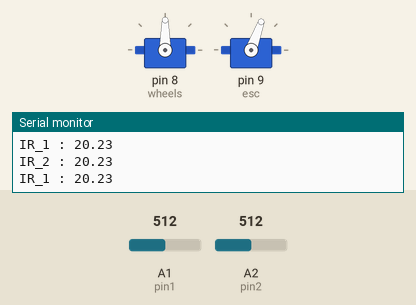
The sketch below on a simulated Arduino Uno, built with avr-gcc and run on an emulated ATmega328P. Shown: 2 × servo, the last lines printed to the serial monitor. Inputs (shaded band) come from the test bench; at power-on: A1 (pin1) = 512, A2 (pin2) = 512.

Above: at 4.3 s.
4.4 s: A1 (pin1) set to 545
At 5.0 s:
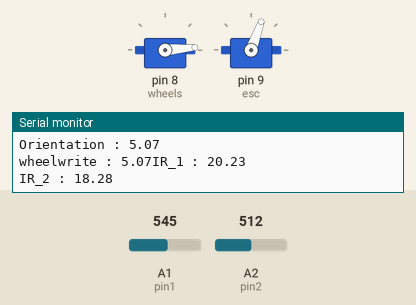
5.9 s: A2 (pin2) set to 716
At 7.1 s:
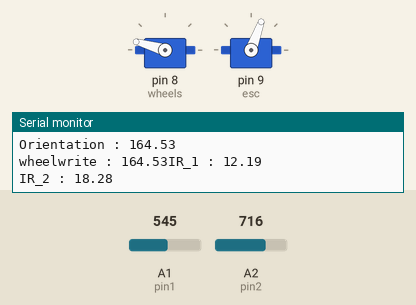
7.5 s: A2 (pin2) set to 306
At 8.7 s:
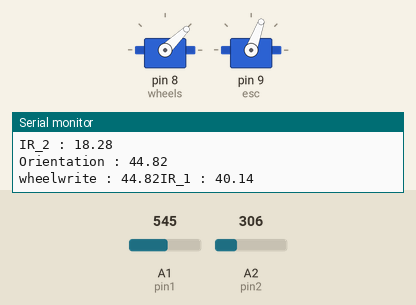
9.1 s: A1 (pin1) set to 122
At 10.1 s:
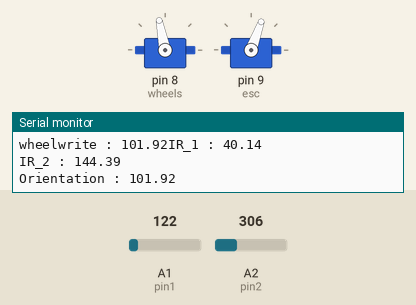
10.7 s: A2 (pin2) set to 90
At 11.3 s:
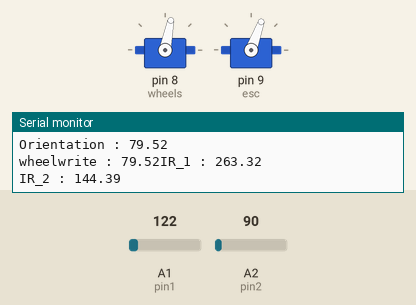
12.3 s: A2 (pin2) set to 122
At 12.7 s:
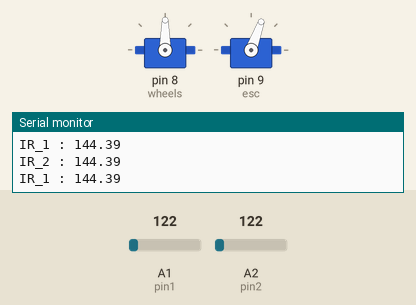
Timing chart, 0 to 14.8 s (numbered marks = the images above; inputs shaded):
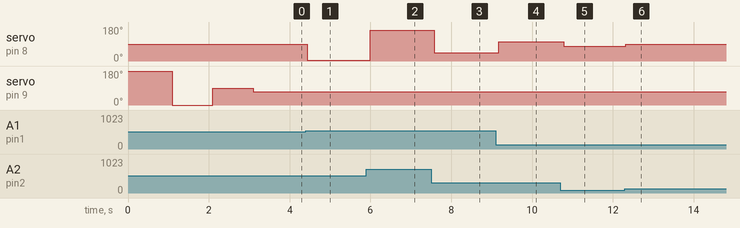

The sketch:

sensor.ino
```cpp
/*

http://pulsedlight3d.com

This sketch demonstrates getting distance with the LIDAR-Lite Sensor

It utilizes the 'Arduino I2C Master Library' from DSS Circuits:
http://www.dsscircuits.com/index.php/articles/66-arduino-i2c-master-library

You can find more information about installing libraries here:
http://arduino.cc/en/Guide/Libraries


*/

#include <I2C.h>
#define    LIDARLite_ADDRESS   0x62          // Default I2C Address of LIDAR-Lite.
#define    RegisterMeasure     0x00          // Register to write to initiate ranging.
#define    MeasureValue        0x04          // Value to initiate ranging.
#define    RegisterHighLowB    0x8f          // Register to get both High and Low bytes in 1 call.
#include <math.h>

#include <Servo.h>

int pin1 = 1;
int pin2 = 2;


Servo wheels; // servo for turning the wheels
Servo esc; // not actually a servo, but controlled like one!
bool startup = true; // used to ensure startup only happens once
int startupDelay = 1000; // time to pause at each calibration step
double maxSpeedOffset = 45; // maximum speed magnitude, in servo 'degrees'
double maxWheelOffset = 85; // maximum wheel turn magnitude, in servo 'degrees'


void setup(){
  Serial.begin(9600); //Opens serial connection at 9600bps.
  I2c.begin(); // Opens & joins the irc bus as master
  delay(100); // Waits to make sure everything is powered up before sending or receiving data
  I2c.timeOut(50); // Sets a timeout to ensure no locking up of sketch if I2C communication fails

  ////////////////////////////////////////////////

  wheels.attach(8); // initialize wheel servo to Digital IO Pin #8
  esc.attach(9); // initialize ESC to Digital IO Pin #9
  /*  If you're re-uploading code via USB while leaving the ESC powered on,
   *  you don't need to re-calibrate each time, and you can comment this part out.
   */
  calibrateESC();

}


/* Convert degree value to radians */
double degToRad(double degrees){
  return (degrees * 71) / 4068;
}


/* Convert radian value to degrees */
double radToDeg(double radians){
  return (radians * 4068) / 71;
}

/* Calibrate the ESC by sending a high signal, then a low, then middle.*/
void calibrateESC(){
    esc.write(180); // full backwards
    delay(startupDelay);
    esc.write(0); // full forwards
    delay(startupDelay);
    esc.write(90); // neutral
    delay(startupDelay);
    esc.write(90); // reset the ESC to neutral (non-moving) value
}


void loop(){


D_CAR();
esc.write(70); // full forwards


}


double D_CAR(){
double a = getDistance_1();
double b = getDistance_2();
double w = 13.0;
double l = 22.0;
double c = ((a+b+w)/2);
double __d = (l/(b-a));
double __f = atan(__d);

if (abs(b-a) < 1){
  wheels.write(90);
}
else{
if (__f < 0){  // The car is going right
double orientation =  (90 - radToDeg(__f));
Serial.print("Orientation : ");
Serial.println(orientation);
double wheelwrite =  (orientation) ;
Serial.print("wheelwrite : ");
Serial.print(wheelwrite);
wheels.write(wheelwrite) ;

}

if( __f > 0){
double orientation = (90 - radToDeg(__f));
Serial.print("Orientation : ");
Serial.println(orientation);
double wheelwrite = (orientation);
Serial.print("wheelwrite : ");
Serial.print(wheelwrite);
wheels.write(wheelwrite) ;
}

}


Serial.print("IR_1 : ");
Serial.println(b);
Serial.print("IR_2 : ");
Serial.println(a);


}


double Get_Lidar(){
   // Write 0x04 to register 0x00
  uint8_t nackack = 100; // Setup variable to hold ACK/NACK resopnses
  while (nackack != 0){ // While NACK keep going (i.e. continue polling until sucess message (ACK) is received )
    nackack = I2c.write(LIDARLite_ADDRESS,RegisterMeasure, MeasureValue); // Write 0x04 to 0x00
    delay(1); // Wait 1 ms to prevent overpolling
  }

  byte distanceArray[2]; // array to store distance bytes from read function

  // Read 2byte distance from register 0x8f
  nackack = 100; // Setup variable to hold ACK/NACK resopnses
  while (nackack != 0){ // While NACK keep going (i.e. continue polling until sucess message (ACK) is received )
    nackack = I2c.read(LIDARLite_ADDRESS,RegisterHighLowB, 2, distanceArray); // Read 2 Bytes from LIDAR-Lite Address and store in array
    delay(1); // Wait 1 ms to prevent overpolling
  }
  int distanceLIDAR = (distanceArray[0] << 8) + distanceArray[1];  // Shift high byte [0] 8 to the left and add low byte [1] to create 16-bit int

//Serial.print(distanceLIDAR);

  return distanceLIDAR ;
}


double getDistance_1(){
  //8cm - 20cm
  double d;
  int RawADC = analogRead(pin1);
  double Raw = (5.0/1023)*RawADC;
//  Serial.print("Input: ");
//  Serial.print(Raw);
//  Serial.println(" V");
  if(Raw<=2.0){
    d = (Raw-0.25)/50;
  }
  else if(2.0<Raw<2.52){
    d = (Raw-0.99053)/30.59;
  }
  else if(Raw>=2.52){
    d = (Raw-1.7555)/15.29;
  }
  else{

  }
  return (1.0/d);
}

double getDistance_2(){
  //8cm - 20cm
  double d;
  int RawADC = analogRead(pin2);
  double Raw = (5.0/1023)*RawADC;
//  Serial.print("Input: ");
//  Serial.print(Raw);
//  Serial.println(" V");
  if(Raw<=2.0){
    d = (Raw-0.25)/50;
  }
  else if(2.0<Raw<2.52){
    d = (Raw-0.99053)/30.59;
  }
  else if(Raw>=2.52){
    d = (Raw-1.7555)/15.29;
  }
  else{

  }
  return (1.0/d);
}
```

I2C.h
```cpp
// (licence header left out)
#if(ARDUINO >= 100)
#include <Arduino.h>
#else
#include <WProgram.h>
#endif

#include <inttypes.h>

#ifndef I2C_h
#define I2C_h


#define START           0x08
#define REPEATED_START  0x10
#define MT_SLA_ACK	0x18
#define MT_SLA_NACK	0x20
#define MT_DATA_ACK     0x28
#define MT_DATA_NACK    0x30
#define MR_SLA_ACK	0x40
#define MR_SLA_NACK	0x48
#define MR_DATA_ACK     0x50
#define MR_DATA_NACK    0x58
#define LOST_ARBTRTN    0x38
#define TWI_STATUS      (TWSR & 0xF8)
#define SLA_W(address)  (address << 1)
#define SLA_R(address)  ((address << 1) + 0x01)
#define cbi(sfr, bit)   (_SFR_BYTE(sfr) &= ~_BV(bit))
#define sbi(sfr, bit)   (_SFR_BYTE(sfr) |= _BV(bit))

#define MAX_BUFFER_SIZE 32


class I2C
{
  public:
    I2C();
    void begin();
    void end();
    void timeOut(uint16_t);
    void setSpeed(uint8_t);
    void pullup(uint8_t);
    void scan();
    uint8_t available();
    uint8_t receive();
    uint8_t write(uint8_t, uint8_t);
    uint8_t write(int, int);
    uint8_t write(uint8_t, uint8_t, uint8_t);
    uint8_t write(int, int, int);
    uint8_t write(uint8_t, uint8_t, char*);
    uint8_t write(uint8_t, uint8_t, uint8_t*, uint8_t);
    uint8_t read(uint8_t, uint8_t);
    uint8_t read(int, int);
    uint8_t read(uint8_t, uint8_t, uint8_t);
    uint8_t read(int, int, int);
    uint8_t read(uint8_t, uint8_t, uint8_t*);
    uint8_t read(uint8_t, uint8_t, uint8_t, uint8_t*);


  private:
    uint8_t start();
    uint8_t sendAddress(uint8_t);
    uint8_t sendByte(uint8_t);
    uint8_t receiveByte(uint8_t);
    uint8_t stop();
    void lockUp();
    uint8_t returnStatus;
    uint8_t nack;
    uint8_t data[MAX_BUFFER_SIZE];
    static uint8_t bytesAvailable;
    static uint8_t bufferIndex;
    static uint8_t totalBytes;
    static uint16_t timeOutDelay;

};

extern I2C I2c;

#endif
```

Source omitted: I2C.cpp (17212 bytes)

Measured:
- the behaviour switches between 528 and 529 on A1 (pin1) (found by bisection; images 0 and 1)
- after the input at 4.4 s, servo on pin 8 (wheels): 90° → 5° at once
- after the input at 5.9 s, servo on pin 8 (wheels): 5° → 164° after 0.10 s
- after the input at 7.5 s, servo on pin 8 (wheels): 164° → 44° after 0.08 s
- after the input at 9.1 s, servo on pin 8 (wheels): 44° → 101° after 0.08 s
- after the input at 10.7 s, servo on pin 8 (wheels): 101° → 79° after 0.08 s
- after the input at 12.3 s, servo on pin 8 (wheels): 79° → 90° at once
